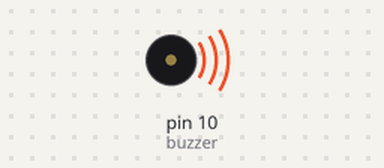
Recording of a sketch running on a simulated Arduino Uno, built with avr-gcc and run on an emulated ATmega328P. Parts: buzzer (waves = sounding).

Above: at 0.1 s.
At 40.3 s:
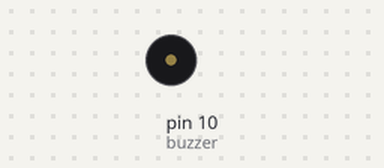
Timing chart, 0 to 41.8 s (numbered marks = the images above):
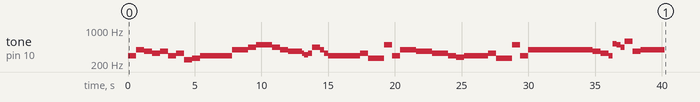

The sketch:

arduino-buzzer-slovenian-anthem.ino
```cpp
const int buzzer = 10; //Define pin 10, can use other PWM pins  (5,6 or 9)
                       //Note pins 3 and 11 can't be used when using the tone function in Arduino Uno
const int songspeed = 1.5; //Change to 2 for a slower version of the song, the bigger the number the slower the song
//*****************************************
#define NOTE_B3  246
#define NOTE_C4  262   //Defining note frequency
#define NOTE_CS4  277
#define NOTE_D4  294
#define NOTE_DS4  311
#define NOTE_E4  330
#define NOTE_F4  349
#define NOTE_FS4  369
#define NOTE_G4  392
#define NOTE_A4  440
#define NOTE_B4  494
#define NOTE_C5  523
#define NOTE_D5  587
#define NOTE_E5  659
#define NOTE_F5  698
#define NOTE_G5  784
#define NOTE_A5  880
#define NOTE_B5  988
//*****************************************
int notes[] = {       //Note of the song, 0 is a rest/pulse
   NOTE_D4, NOTE_G4, NOTE_G4, NOTE_FS4, NOTE_FS4, NOTE_E4, NOTE_FS4, // zive naj vsi narodi
   NOTE_FS4, NOTE_D4, NOTE_D4, NOTE_E4, NOTE_E4, NOTE_B3, NOTE_C4, NOTE_D4, // ki hrepene docakat dan
   NOTE_D4, NOTE_G4, NOTE_G4, NOTE_A4, NOTE_B4, NOTE_B4, NOTE_A4, NOTE_G4,   // da koder sonce hodi
   NOTE_FS4, NOTE_FS4, NOTE_E4, NOTE_DS4, NOTE_E4, NOTE_A4, NOTE_G4, NOTE_E4, NOTE_D4, // prepir iz sveta bo pregnan
   NOTE_D4, NOTE_E4, NOTE_C4, NOTE_B4, NOTE_D4, NOTE_G4, // da rojak prost bo vsak
   NOTE_G4, NOTE_FS4, NOTE_FS4, NOTE_E4, NOTE_E4, NOTE_D4, NOTE_CS4, NOTE_D4, // ne vrag le sosed bo mejak
   NOTE_D4, NOTE_E4, NOTE_C4, NOTE_B4, NOTE_D4, NOTE_G4, // da rojak prost bo vsak
   NOTE_G4, NOTE_G4, NOTE_G4, NOTE_G4, NOTE_G4, NOTE_G4, NOTE_FS4, // ne vrag le sosed bo
   NOTE_E4, NOTE_D4, NOTE_C5, NOTE_B4, NOTE_A4, NOTE_D5, NOTE_FS4, NOTE_G4 // ne vrag le sosed bo mejak
};
//*****************************************
int duration[] = {         //duration of each note (in ms) Quarter Note is set to 250 ms
  600, 450, 150, 300, 300, 600, 300, // zive naj vsi narodi
  300, 450, 150, 300, 300, 600, 600, 1800, // ki hrepene docakat dan
  600, 900, 300, 600, 600, 600, 600, 600, 600,  // da koder sonce hodi
  450, 150, 300, 300, 600, 300, 300, 1800, // prepir iz sveta bo pregnan
  600, 600, 1200, 600, 600, 900, // da rojak prost bo vsak
  300, 900, 300, 600, 600, 600, 600, 1200, // ne vrag le sosed bo mejak
  600, 600, 1200, 600, 600, 900, // da rojak prost bo vsak
  300, 600, 600, 600, 600, 1200, 600, // ne vrag le sosed bo
  600, 300, 300, 300, 300, 600, 600, 1800 // ne vrag le sosed bo mejak
};

void setup() {
  for (int i=0;i<67;i++){              //203 is the total number of music notes in the song
  int wait = duration[i] * songspeed;
  tone(buzzer,notes[i],wait);          //tone(pin,frequency,duration)
  delay(wait);}                        //delay is used so it doesn't go to the next loop before tone is finished playing
  //You can click reset on Arduino to replay the song
}

void loop() {

}
```
